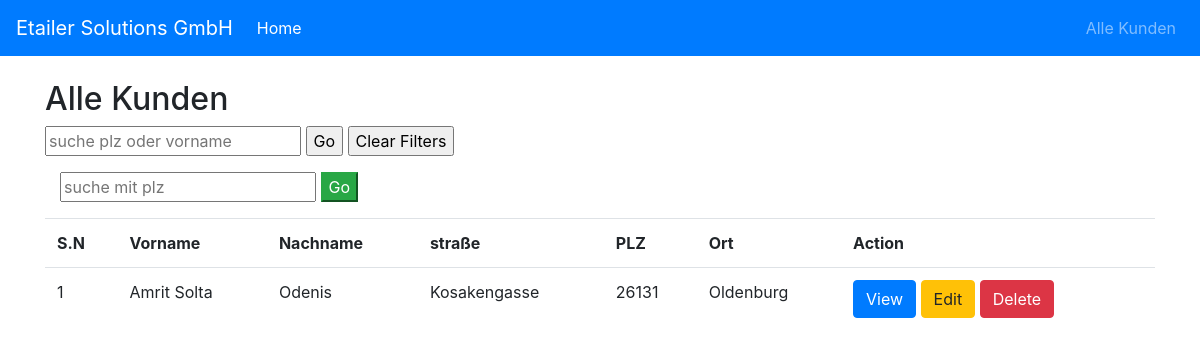
The app's page /search.php?filter=Amrit Solta with its own data.
### tables this page shows
CREATE TABLE `kunde` (
  `kunde_id` int(11) NOT NULL,
  `name1` varchar(20) NOT NULL,
  `name2` varchar(20) NOT NULL,
  `street` varchar(40) NOT NULL,
  `plz` varchar(10) NOT NULL,
  `ort` varchar(40) NOT NULL
);

### search.php (the view, shortened to what this page needs)
<?php
require_once 'includes/header.php';
require_once 'db/conn.php';
include 'search-only.php';
$strSQL = "SELECT * FROM kunde ";
if(isset($_GET['filter'])  ){
 $filter = trim($_GET['filter']);
 $strSQL .= " WHERE name1 LIKE  '%$filter%' or plz LIKE '%$filter%'";
}else{
 if(isset($_SESSION['filter']) && strlen($_SESSION['filter'])>0 ){
$filter = $_SESSION['filter'];
$strSQL .= " WHERE name1 LIKE '%$filter%' or plz LIKE '%$filter%' ";
$_SESSION['filter'] = $filter;
 }
}
$prepared = $pdo->prepare($strSQL);
$prepared->execute();
?>
<!DOCTYPE html>
<html lang="en">
<head>
</head>
<?php
      if($prepared->rowCount() > 0){ ?>
<table class="table">
    <tr>
        <th>S.N</th>
        <th>Vorname</th>
        <th>Nachname</th>
        <th>straße</th>
        <th>PLZ</th>
        <th>Ort</th>
        <th>Action</th>
    </tr>
    <?php
    $prepared->setFetchMode(PDO::FETCH_ASSOC);
        while($row= $prepared->fetch()){ ?>
    <tr>
        <td><?php echo $row['kunde_id']?></td>
        <td><?php echo $row['name1']?></td>
        <td><?php echo $row['name2']?></td>
        <td><?php echo $row['street']?></td>
        <td><?php echo $row['plz']?></td>
        <td><?php echo $row['ort']?></td>
        <td>
            <a href=" view.php?id=<?php echo $row['kunde_id']?>" class="btn btn-primary">View</a>
            <a href="edit.php?id=<?php echo $row['kunde_id'] ?>" class="btn btn-warning">Edit</a>
            <a onclick="return confirm ('Are you sure want to delete this record ?');"
                href="delete.php?id=<?php echo $row['kunde_id'] ?>" class="btn btn-danger">Delete</a>
        </td>
    </tr>
    <?php
        }
    }else{
        echo '<div class="alert alert-danger" role="alert">
   Nicht gefunden !  Suche mit plz und vorname möglich. Nochmal versuchen.!
</div>
        ';
      }
    ?>
    </body>

### records on screen
kunde: kunde_id "1", name1 "Amrit Solta", name2 "Odenis", street "Kosakengasse", plz "26131", ort "Oldenburg"
